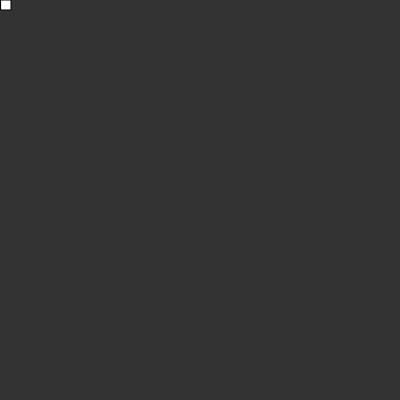
Frame 1 (no input)
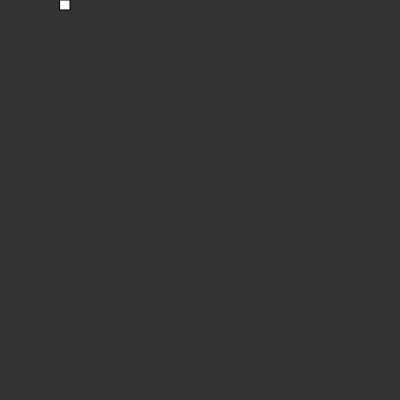
Frame 60 (no input)
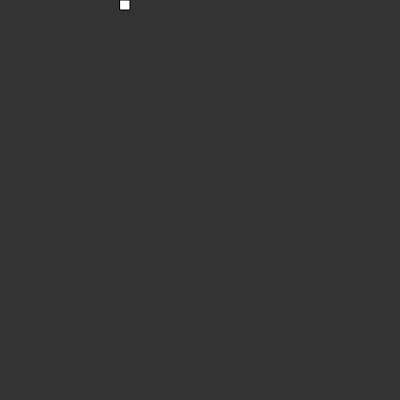
Frame 120 (the mouse pressed at the canvas centre since frame 60)

The p5.js sketch that drew these frames (run headless with seeded random() and noise() and a simulated clock; from frame 60 on, the mouse is pressed at the canvas centre):

// p5.js sketch
// ── sketch.js
var s;

function setup(){
    createCanvas(400,400);
    s = new Snake();
}

function draw(){
    background(51);
    s.update();
    s.show();
}

function keyPressed(){
    if(keyCode == UP_ARROW){
        s.dir(0,-1);
       }else if(keyCode == DOWN_ARROW){
        s.dir(0,1);
       }else if(keyCode == RIGHT_ARROW){
        s.dir(1,0);
       }else if(keyCode == LEFT_ARROW){
        s.dir(-1,0);
       }
}



// ── snake.js
function Snake(){
    this.x = 0;
    this.y = 0;
    this.xspeed = 1;
    this.yspeed = 0;    
    
    this.update = function(){
        this.x += this.xspeed;
        this.y += this.yspeed;
    }
    
    this.show = function(){
        fill(255);
        rect(this.x,this.y,10,10);
    }
    
    this.dir = function(x,y){
        this.xspeed = x * scl;
        this.yspeed = y * scl;
    }
}
